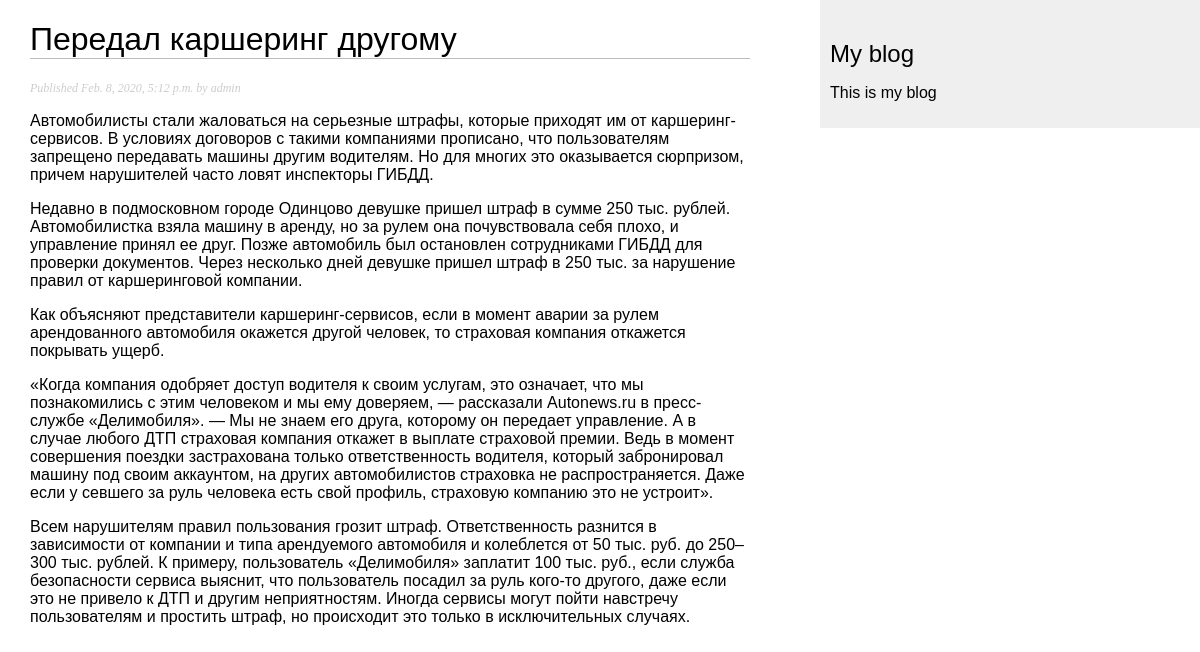
The page /blog/2020/2/8/peredal-karshering-drugomu/ on the database its author committed.
### blog/models.py (models this page shows, shortened)
class Post(models.Model):
    STATUS_CHOICES = (
        ('draft', 'Draft'),
        ('published', 'Published'),
    )
    title = models.CharField(max_length=250)
    slug = models.SlugField(max_length=250,
                            unique_for_date='publish')
    author = models.ForeignKey(User,
                               on_delete=models.CASCADE,
                               related_name='blog_posts')
    body = models.TextField()
    publish = models.DateTimeField(default=timezone.now)
    created = models.DateTimeField(auto_now_add=True)
    updated = models.DateTimeField(auto_now=True)
    status = models.CharField(max_length=10,
                              choices=STATUS_CHOICES,
                              default='draft')
    objects = models.Manager()
    published = PublishedManager()
    class Meta:
        ordering = ('-publish',)

### blog/views.py (the view)
def post_detail(request, year, month, day, post):
	post = get_object_or_404(Post, slug = post,
									status = 'published',
									publish__year = year,
									publish__month = month,
									publish__day = day)
	return render(request, 'blog/post/detail.html', {'post':post})

### blog/templates/blog/post/detail.html (shortened to what this page needs)
{% extends "blog/base.html" %}
{% block content %}
	<h1>{{ post.title }}</h1>
	<p class="date">Published {{ post.publish }} by {{ post.author }}</p>
	{{ post.body|linebreaks }}
{% endblock %}

### blog/static/css/blog.css (style rules this page uses)
body { margin: 0; padding: 0; font-family: helvetica; }
h1 { font-weight: normal; border-bottom: 1px solid #bbb; }
p.date { color: #ccc; font-family: georiga; font-size: 12px; font-style: italic; }

### rows shown on the page
Post: title "Передал каршеринг другому", publish "Feb. 8, 2020, 5:12 p.m.", author "admin", body "Автомобилисты стали жаловаться на серьезные штрафы, которые приходят им от каршеринг-сервисов. В условиях договоров с такими компаниями прописано, что пользователям запрещено передавать машины другим водителям. Но для многих это оказывается сюрпризом, причем нарушителей часто ловят инспекторы ГИБДД. Недавно в подмосковном городе Одинцово девушке пришел штраф в сумме 250 тыс. рублей. Автомобилистка взяла машину в аренду, но за рулем она почувствовала себя плохо, и управление принял ее друг. Позже автомобиль был остановлен сотрудниками ГИБДД для проверки документов. Через несколько дней девушке пришел штраф в 250 тыс. за нарушение правил от каршеринговой компании. Как объясняют представители…"
